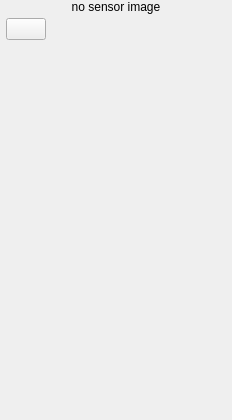
<?xml version="1.0" encoding="UTF-8"?>
<ui version="4.0">
 <class>ColDetails</class>
 <widget class="QWidget" name="ColDetails">
  <property name="geometry">
   <rect>
    <x>0</x>
    <y>0</y>
    <width>232</width>
    <height>420</height>
   </rect>
  </property>
  <layout class="QVBoxLayout" name="layout_root">
   <property name="spacing">
    <number>0</number>
   </property>
   <property name="leftMargin">
    <number>0</number>
   </property>
   <property name="topMargin">
    <number>0</number>
   </property>
   <property name="rightMargin">
    <number>0</number>
   </property>
   <property name="bottomMargin">
    <number>0</number>
   </property>
   <item>
    <widget class="QLabel" name="lbl_sensor_image">
     <property name="text">
      <string>no sensor image</string>
     </property>
     <property name="alignment">
      <set>Qt::AlignCenter</set>
     </property>
     <property name="minimumHeight"><number>200</number></property>
     <property name="maximumHeight"><number>200</number></property>
    </widget>
   </item>
   <item>
    <widget class="QWidget" name="wt_toolbar" native="true">
     <layout class="QHBoxLayout" name="toolbar_layout">
      <property name="spacing">
       <number>4</number>
      </property>
      <property name="leftMargin">
       <number>6</number>
      </property>
      <property name="topMargin">
       <number>4</number>
      </property>
      <property name="rightMargin">
       <number>6</number>
      </property>
      <property name="bottomMargin">
       <number>4</number>
      </property>
      <item>
       <widget class="QPushButton" name="btn_edit">
        <property name="toolTip">
         <string>Edit sensor</string>
        </property>
        <property name="text">
         <string/>
        </property>
       </widget>
      </item>
      <item>
       <spacer>
        <property name="orientation">
         <enum>Qt::Horizontal</enum>
        </property>
        <property name="sizeHint" stdset="0">
         <size>
          <width>10</width>
          <height>1</height>
         </size>
        </property>
       </spacer>
      </item>
     </layout>
    </widget>
   </item>
   <item>
    <widget class="QLabel" name="lbl_sensor_name">
     <property name="text">
      <string/>
     </property>
    </widget>
   </item>
   <item>
    <widget class="QScrollArea" name="scroll_description">
     <property name="frameShape">
      <enum>QFrame::NoFrame</enum>
     </property>
     <property name="verticalScrollBarPolicy">
      <enum>Qt::ScrollBarAsNeeded</enum>
     </property>
     <property name="horizontalScrollBarPolicy">
      <enum>Qt::ScrollBarAlwaysOff</enum>
     </property>
     <property name="widgetResizable">
      <bool>true</bool>
     </property>
     <widget class="QWidget" name="scroll_description_contents">
      <property name="geometry">
       <rect>
        <x>0</x>
        <y>0</y>
        <width>232</width>
        <height>177</height>
       </rect>
      </property>
      <layout class="QVBoxLayout" name="desc_layout">
       <property name="spacing">
        <number>0</number>
       </property>
       <property name="leftMargin">
        <number>12</number>
       </property>
       <property name="topMargin">
        <number>8</number>
       </property>
       <property name="rightMargin">
        <number>12</number>
       </property>
       <property name="bottomMargin">
        <number>8</number>
       </property>
       <item>
        <widget class="QLabel" name="lbl_description">
         <property name="text">
          <string/>
         </property>
         <property name="alignment">
          <set>Qt::AlignLeading|Qt::AlignLeft|Qt::AlignTop</set>
         </property>
         <property name="wordWrap">
          <bool>true</bool>
         </property>
        </widget>
       </item>
      </layout>
     </widget>
    </widget>
   </item>
   <item>
    <widget class="QScrollArea" name="scroll_params">
     <property name="frameShape">
      <enum>QFrame::NoFrame</enum>
     </property>
     <property name="verticalScrollBarPolicy">
      <enum>Qt::ScrollBarAsNeeded</enum>
     </property>
     <property name="horizontalScrollBarPolicy">
      <enum>Qt::ScrollBarAlwaysOff</enum>
     </property>
     <property name="widgetResizable">
      <bool>true</bool>
     </property>
     <widget class="QWidget" name="scroll_params_contents">
      <property name="geometry">
       <rect>
        <x>0</x>
        <y>0</y>
        <width>232</width>
        <height>176</height>
       </rect>
      </property>
      <layout class="QVBoxLayout" name="params_layout">
       <property name="spacing">
        <number>0</number>
       </property>
       <property name="leftMargin">
        <number>0</number>
       </property>
       <property name="topMargin">
        <number>0</number>
       </property>
       <property name="rightMargin">
        <number>0</number>
       </property>
       <property name="bottomMargin">
        <number>0</number>
       </property>
      </layout>
     </widget>
    </widget>
   </item>
  </layout>
 </widget>
 <resources/>
 <connections/>
</ui>
